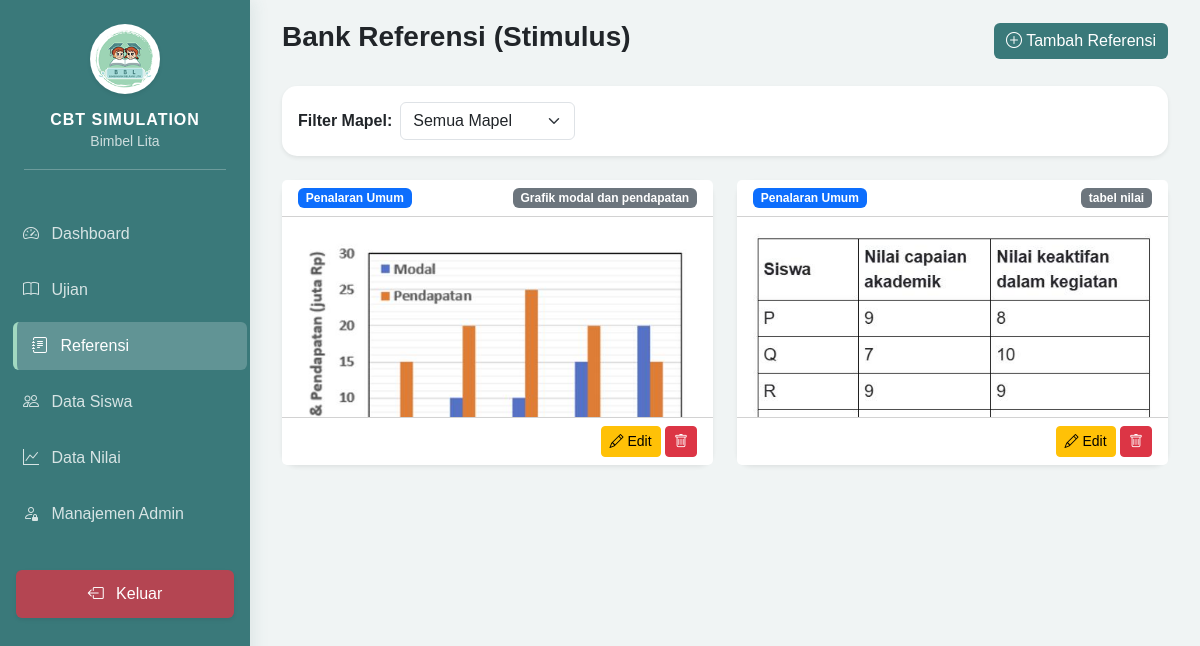
Page /admin/dashboard.php?page=references (signed in) on the committed database.
### tables this page shows
CREATE TABLE `references` (
  `id` int NOT NULL,
  `subject_id` int NOT NULL,
  `title` varchar(255) NOT NULL,
  `type` enum('text','image') DEFAULT 'text',
  `content` text,
  `image_path` varchar(255) DEFAULT NULL,
  `created_at` timestamp NULL DEFAULT CURRENT_TIMESTAMP
);

CREATE TABLE `subjects` (
  `id` int NOT NULL,
  `exam_id` int NOT NULL,
  `name` varchar(100) NOT NULL,
  `duration` int NOT NULL,
  `max_score` decimal(10,2) DEFAULT '100.00',
  `is_active` tinyint(1) DEFAULT '1',
  `created_at` timestamp NULL DEFAULT CURRENT_TIMESTAMP
);

### admin/modules/references/index.php (the view, shortened to what this page needs)
<?php
$sql = "SELECT r.*, s.name as subject_name FROM `references` r
        JOIN subjects s ON r.subject_id = s.id";
$sql .= " ORDER BY r.id DESC";
$references = $pdo->query($sql)->fetchAll();
?>
<div class="d-flex justify-content-between align-items-center mb-4">
    <h3 class="fw-bold">Bank Referensi (Stimulus)</h3>
    <a href="dashboard.php?page=references_form" class="btn btn-primary">
        <i class="bi bi-plus-circle"></i> Tambah Referensi
    </a>
</div>
<div class="card border-0 shadow-sm mb-4">
    <div class="card-body">
        <form method="GET" action="dashboard.php" class="row g-2 align-items-center">
            <div class="col-auto"><label class="fw-bold">Filter Mapel:</label></div>
            <div class="col-auto">
                <select name="subject_id" class="form-select" onchange="this.form.submit()">
                    <option value="">Semua Mapel</option>
                </select>
            </div>
        </form>
    </div>
</div>
<div class="row">
    <?php foreach ($references as $r): ?>
    <div class="col-md-6 mb-4">
        <div class="card h-100 shadow-sm border-0">
            <div class="card-header bg-white d-flex justify-content-between align-items-center">
                <span class="badge bg-primary"><?= htmlspecialchars($r['subject_name']) ?></span>
                <span class="badge bg-secondary"><?= $r['title'] ?></span>
            </div>
            <div class="card-body overflow-auto" style="max-height: 200px;">
                <?php if ($r['type'] == 'text'): ?>
                    <div class="small text-muted"><?= $r['content']  ?></div>
                <?php else: ?>
                    <img src="../assets/uploads/references/<?= $r['image_path'] ?>" class="img-fluid rounded" alt="Referensi">
                <?php endif; ?>
            </div>
            <div class="card-footer bg-white text-end">
                <a href="dashboard.php?page=references_form&id=<?= $r['id'] ?>" class="btn btn-sm btn-warning">
                    <i class="bi bi-pencil"></i> Edit
                </a>
                <a href="modules/references/process.php?action=delete&id=<?= $r['id'] ?>"
                   class="btn btn-sm btn-danger"
                   onclick="return confirm('Hapus referensi ini? Soal yang terhubung akan kehilangan referensinya.')">
                    <i class="bi bi-trash"></i>
                </a>
            </div>
        </div>
    </div>
    <?php endforeach; ?>
</div>

### includes/header.php (style rules this page uses)
:root { --sidebar-width: 250px; --primary-teal: #3a797a; --mint-green: #a2d9c1; --mint-light: #f0fdf4; }
body { background-color: #f0f4f4; font-family: 'Poppins', sans-serif; }
.card { border-radius: 15px; border: none; box-shadow: 0 5px 15px rgba(0,0,0,0.05); }
.btn-primary { background-color: var(--primary-teal); border: none; }

### rows in the picture
references: subject.name "Penalaran Umum", title "Grafik modal dan pendapatan", image_path (picture)
references: subject.name "Penalaran Umum", title "tabel nilai", image_path (picture)
